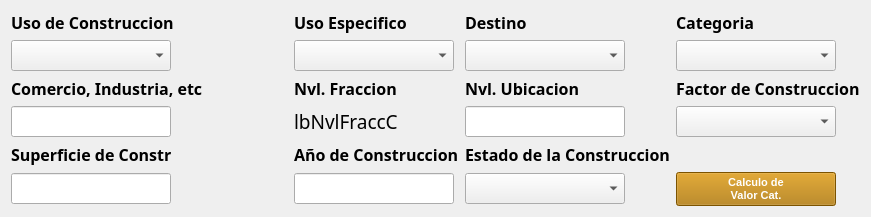
                   <widget class="QWidget" name="widget_13" native="true">
                    <layout class="QGridLayout" name="gridLayout_24">
                     <item row="2" column="3">
                      <widget class="QLabel" name="label_95">
                       <property name="font">
                        <font>
                         <family>Century Gothic</family>
                         <pointsize>12</pointsize>
                         <weight>75</weight>
                         <bold>true</bold>
                        </font>
                       </property>
                       <property name="text">
                        <string>Nvl. Ubicacion</string>
                       </property>
                      </widget>
                     </item>
                     <item row="4" column="0">
                      <widget class="QLabel" name="label_93">
                       <property name="font">
                        <font>
                         <family>Century Gothic</family>
                         <pointsize>12</pointsize>
                         <weight>75</weight>
                         <bold>true</bold>
                        </font>
                       </property>
                       <property name="text">
                        <string>Superficie de Constr</string>
                       </property>
                      </widget>
                     </item>
                     <item row="5" column="3">
                      <widget class="QComboBox" name="cmbEdoConstrC">
                       <property name="minimumSize">
                        <size>
                         <width>160</width>
                         <height>0</height>
                        </size>
                       </property>
                       <property name="maximumSize">
                        <size>
                         <width>90</width>
                         <height>16777215</height>
                        </size>
                       </property>
                       <property name="font">
                        <font>
                         <pointsize>14</pointsize>
                         <weight>75</weight>
                         <bold>true</bold>
                        </font>
                       </property>
                       <property name="styleSheet">
                        <string notr="true">QComboBox QAbstractItemView::item { min-height: 25;}
QListView{color: black ; font-size: 16px; outline:none; font-weight:bold}QListView::item:selected { color: red; background-color: lightgray;}</string>
                       </property>
                      </widget>
                     </item>
                     <item row="4" column="2">
                      <widget class="QLabel" name="label_92">
                       <property name="font">
                        <font>
                         <family>Century Gothic</family>
                         <pointsize>12</pointsize>
                         <weight>75</weight>
                         <bold>true</bold>
                        </font>
                       </property>
                       <property name="text">
                        <string>Año de Construccion</string>
                       </property>
                      </widget>
                     </item>
                     <item row="1" column="4">
                      <widget class="QComboBox" name="cmbCategoriaC">
                       <property name="minimumSize">
                        <size>
                         <width>160</width>
                         <height>0</height>
                        </size>
                       </property>
                       <property name="maximumSize">
                        <size>
                         <width>160</width>
                         <height>16777215</height>
                        </size>
                       </property>
                       <property name="font">
                        <font>
                         <pointsize>14</pointsize>
                         <weight>75</weight>
                         <bold>true</bold>
                        </font>
                       </property>
                       <property name="styleSheet">
                        <string notr="true">QComboBox QAbstractItemView::item { min-height: 25;}
QListView{color: black ; font-size: 16px; outline:none; font-weight:bold}QListView::item:selected { color: red; background-color: lightgray;}</string>
                       </property>
                      </widget>
                     </item>
                     <item row="4" column="3">
                      <widget class="QLabel" name="label_96">
                       <property name="font">
                        <font>
                         <family>Century Gothic</family>
                         <pointsize>12</pointsize>
                         <weight>75</weight>
                         <bold>true</bold>
                        </font>
                       </property>
                       <property name="text">
                        <string>Estado de la Construccion</string>
                       </property>
                      </widget>
                     </item>
                     <item row="2" column="0">
                      <widget class="QLabel" name="label_91">
                       <property name="font">
                        <font>
                         <family>Century Gothic</family>
                         <pointsize>12</pointsize>
                         <weight>75</weight>
                         <bold>true</bold>
                        </font>
                       </property>
                       <property name="text">
                        <string>Comercio, Industria, etc</string>
                       </property>
                      </widget>
                     </item>
                     <item row="3" column="0">
                      <widget class="QLineEdit" name="leNombreC">
                       <property name="minimumSize">
                        <size>
                         <width>160</width>
                         <height>0</height>
                        </size>
                       </property>
                       <property name="maximumSize">
                        <size>
                         <width>90</width>
                         <height>16777215</height>
                        </size>
                       </property>
                       <property name="font">
                        <font>
                         <family>Century Gothic</family>
                         <pointsize>12</pointsize>
                         <weight>50</weight>
                         <bold>false</bold>
                        </font>
                       </property>
                       <property name="maxLength">
                        <number>120</number>
                       </property>
                      </widget>
                     </item>
                     <item row="3" column="3">
                      <widget class="QLineEdit" name="leNvlUbicaC">
                       <property name="minimumSize">
                        <size>
                         <width>160</width>
                         <height>0</height>
                        </size>
                       </property>
                       <property name="maximumSize">
                        <size>
                         <width>90</width>
                         <height>16777215</height>
                        </size>
                       </property>
                       <property name="font">
                        <font>
                         <family>Century Gothic</family>
                         <pointsize>12</pointsize>
                         <weight>50</weight>
                         <bold>false</bold>
                        </font>
                       </property>
                       <property name="maxLength">
                        <number>4</number>
                       </property>
                      </widget>
                     </item>
                     <item row="2" column="2">
                      <widget class="QLabel" name="label_88">
                       <property name="font">
                        <font>
                         <family>Century Gothic</family>
                         <pointsize>12</pointsize>
                         <weight>75</weight>
                         <bold>true</bold>
                        </font>
                       </property>
                       <property name="text">
                        <string>Nvl. Fraccion</string>
                       </property>
                      </widget>
                     </item>
                     <item row="0" column="2">
                      <widget class="QLabel" name="label_90">
                       <property name="font">
                        <font>
                         <family>Century Gothic</family>
                         <pointsize>12</pointsize>
                         <weight>75</weight>
                         <bold>true</bold>
                        </font>
                       </property>
                       <property name="text">
                        <string>Uso Especifico</string>
                       </property>
                      </widget>
                     </item>
                     <item row="1" column="3">
                      <widget class="QComboBox" name="cmbDestinoC">
                       <property name="minimumSize">
                        <size>
                         <width>160</width>
                         <height>0</height>
                        </size>
                       </property>
                       <property name="maximumSize">
                        <size>
                         <width>90</width>
                         <height>16777215</height>
                        </size>
                       </property>
                       <property name="font">
                        <font>
                         <pointsize>14</pointsize>
                         <weight>75</weight>
                         <bold>true</bold>
                        </font>
                       </property>
                       <property name="styleSheet">
                        <string notr="true">QComboBox QAbstractItemView::item { min-height: 25;}
QListView{color: black ; font-size: 16px; outline:none; font-weight:bold}QListView::item:selected { color: red; background-color: lightgray;}</string>
                       </property>
                      </widget>
                     </item>
                     <item row="2" column="4">
                      <widget class="QLabel" name="lFacConstC">
                       <property name="font">
                        <font>
                         <family>Century Gothic</family>
                         <pointsize>12</pointsize>
                         <weight>75</weight>
                         <bold>true</bold>
                        </font>
                       </property>
                       <property name="text">
                        <string>Factor de Construccion</string>
                       </property>
                      </widget>
                     </item>
                     <item row="1" column="2">
                      <widget class="QComboBox" name="cmbUsoEspC">
                       <property name="minimumSize">
                        <size>
                         <width>160</width>
                         <height>0</height>
                        </size>
                       </property>
                       <property name="maximumSize">
                        <size>
                         <width>90</width>
                         <height>16777215</height>
                        </size>
                       </property>
                       <property name="font">
                        <font>
                         <pointsize>14</pointsize>
                         <weight>75</weight>
                         <bold>true</bold>
                        </font>
                       </property>
                       <property name="styleSheet">
                        <string notr="true">QComboBox QAbstractItemView::item { min-height: 25;}
QListView{color: black ; font-size: 16px; outline:none; font-weight:bold}QListView::item:selected { color: red; background-color: lightgray;}</string>
                       </property>
                      </widget>
                     </item>
                     <item row="3" column="2">
                      <widget class="QLabel" name="lbNvlFraccC">
                       <property name="minimumSize">
                        <size>
                         <width>160</width>
                         <height>0</height>
                        </size>
                       </property>
                       <property name="maximumSize">
                        <size>
                         <width>90</width>
                         <height>16777215</height>
                        </size>
                       </property>
                       <property name="font">
                        <font>
                         <family>Century Gothic</family>
                         <pointsize>14</pointsize>
                         <weight>50</weight>
                         <bold>false</bold>
                        </font>
                       </property>
                       <property name="text">
                        <string>lbNvlFraccC</string>
                       </property>
                      </widget>
                     </item>
                     <item row="0" column="3">
                      <widget class="QLabel" name="label_89">
                       <property name="font">
                        <font>
                         <family>Century Gothic</family>
                         <pointsize>12</pointsize>
                         <weight>75</weight>
                         <bold>true</bold>
                        </font>
                       </property>
                       <property name="text">
                        <string>Destino</string>
                       </property>
                      </widget>
                     </item>
                     <item row="0" column="0">
                      <widget class="QLabel" name="label_94">
                       <property name="font">
                        <font>
                         <family>Century Gothic</family>
                         <pointsize>12</pointsize>
                         <weight>75</weight>
                         <bold>true</bold>
                        </font>
                       </property>
                       <property name="text">
                        <string>Uso de Construccion</string>
                       </property>
                      </widget>
                     </item>
                     <item row="5" column="2">
                      <widget class="QLineEdit" name="leAnioConsC">
                       <property name="minimumSize">
                        <size>
                         <width>160</width>
                         <height>0</height>
                        </size>
                       </property>
                       <property name="maximumSize">
                        <size>
                         <width>90</width>
                         <height>16777215</height>
                        </size>
                       </property>
                       <property name="font">
                        <font>
                         <family>Century Gothic</family>
                         <pointsize>12</pointsize>
                         <weight>50</weight>
                         <bold>false</bold>
                        </font>
                       </property>
                       <property name="maxLength">
                        <number>4</number>
                       </property>
                      </widget>
                     </item>
                     <item row="1" column="0">
                      <widget class="QComboBox" name="cmbUsoConstrC">
                       <property name="minimumSize">
                        <size>
                         <width>160</width>
                         <height>0</height>
                        </size>
                       </property>
                       <property name="maximumSize">
                        <size>
                         <width>90</width>
                         <height>16777215</height>
                        </size>
                       </property>
                       <property name="font">
                        <font>
                         <pointsize>14</pointsize>
                         <weight>75</weight>
                         <bold>true</bold>
                        </font>
                       </property>
                       <property name="styleSheet">
                        <string notr="true">QComboBox QAbstractItemView::item { min-height: 25;}
QListView{color: black ; font-size: 16px; outline:none; font-weight:bold}QListView::item:selected { color: red; background-color: lightgray;}</string>
                       </property>
                      </widget>
                     </item>
                     <item row="5" column="0">
                      <widget class="QLabel" name="lbSupConstrFC">
                       <property name="minimumSize">
                        <size>
                         <width>277</width>
                         <height>0</height>
                        </size>
                       </property>
                       <property name="font">
                        <font>
                         <pointsize>14</pointsize>
                         <weight>75</weight>
                         <bold>true</bold>
                        </font>
                       </property>
                       <property name="text">
                        <string>lbSupConstrFC</string>
                       </property>
                      </widget>
                     </item>
                     <item row="5" column="0">
                      <widget class="QLineEdit" name="leSupConstrFC">
                       <property name="minimumSize">
                        <size>
                         <width>160</width>
                         <height>0</height>
                        </size>
                       </property>
                       <property name="maximumSize">
                        <size>
                         <width>90</width>
                         <height>16777215</height>
                        </size>
                       </property>
                       <property name="font">
                        <font>
                         <family>Century Gothic</family>
                         <pointsize>12</pointsize>
                         <weight>50</weight>
                         <bold>false</bold>
                        </font>
                       </property>
                       <property name="maxLength">
                        <number>10</number>
                       </property>
                      </widget>
                     </item>
                     <item row="3" column="4">
                      <widget class="QComboBox" name="cmbFactorConstrC">
                       <property name="minimumSize">
                        <size>
                         <width>160</width>
                         <height>0</height>
                        </size>
                       </property>
                       <property name="maximumSize">
                        <size>
                         <width>160</width>
                         <height>16777215</height>
                        </size>
                       </property>
                       <property name="font">
                        <font>
                         <pointsize>14</pointsize>
                         <weight>75</weight>
                         <bold>true</bold>
                        </font>
                       </property>
                       <property name="styleSheet">
                        <string notr="true">QComboBox QAbstractItemView::item { min-height: 25;}
QListView{color: black ; font-size: 16px; outline:none; font-weight:bold}QListView::item:selected { color: red; background-color: lightgray;}</string>
                       </property>
                      </widget>
                     </item>
                     <item row="5" column="4">
                      <widget class="QPushButton" name="btnCalcValCatC">
                       <property name="minimumSize">
                        <size>
                         <width>160</width>
                         <height>0</height>
                        </size>
                       </property>
                       <property name="maximumSize">
                        <size>
                         <width>160</width>
                         <height>16777215</height>
                        </size>
                       </property>
                       <property name="font">
                        <font>
                         <pointsize>8</pointsize>
                         <weight>75</weight>
                         <bold>true</bold>
                        </font>
                       </property>
                       <property name="styleSheet">
                        <string notr="true">QPushButton{
background : rgb(174, 116, 0);
color : rgb(255, 255, 255)
}
QPushButton::disabled {
background : rgb(187, 129, 13);
color : rgb(245,245,245);
border: 1px solid #adb2b5;
}</string>
                       </property>
                       <property name="text">
                        <string>Calculo de 
Valor Cat.</string>
                       </property>
                      </widget>
                     </item>
                     <item row="0" column="4">
                      <widget class="QLabel" name="label_85">
                       <property name="font">
                        <font>
                         <family>Century Gothic</family>
                         <pointsize>12</pointsize>
                         <weight>75</weight>
                         <bold>true</bold>
                        </font>
                       </property>
                       <property name="text">
                        <string>Categoria</string>
                       </property>
                      </widget>
                     </item>
                    </layout>
                   </widget>
